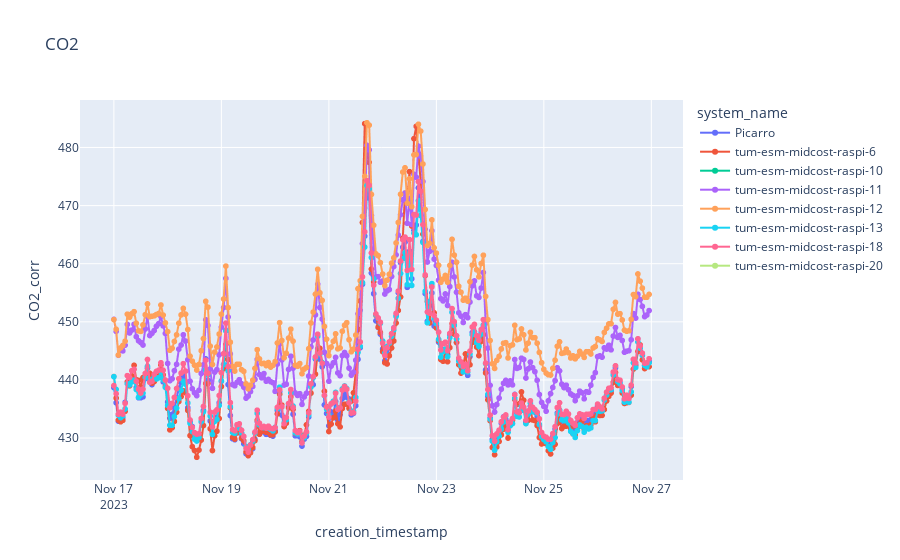
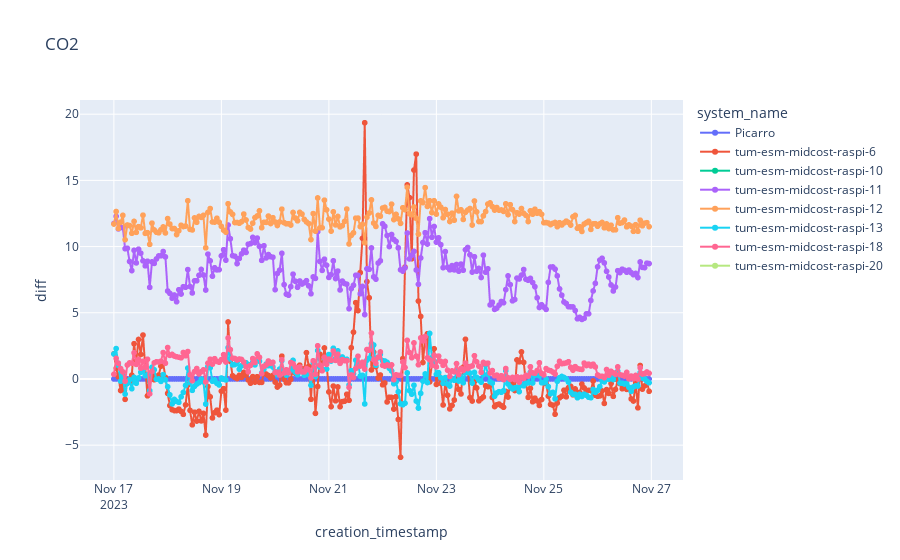

The notebook cell saved with these charts, in order:
### Code cell
import plotly.express as px

fig = px.line(df_cal_corr_agg, x="creation_timestamp", y=f"CO2_corr", markers=True, title = "CO2", color="system_name")
fig.show()

fig = px.line(df_cal_corr_agg, x="creation_timestamp", y=f"diff", markers=True, title = "CO2", color="system_name")
fig.show()

### Figure 1 — Plotly figure (JSON) as saved in the notebook; plotly's stock layout.template omitted (floating-point values rounded to 4 significant figures; data arrays with more than 128 entries replaced by an {"elided": "..."} marker saying what was removed)
{"data": [{"hovertemplate": "system_name=Picarro<br>creation_timestamp=%{x}<br>CO2_corr=%{y}<extra></extra>", "legendgroup": "Picarro", "line": {"color": "#636efa", "dash": "solid"}, "marker": {"symbol": "circle"}, "mode": "markers+lines", "name": "Picarro", "showlegend": true, "type": "scattergl", "x": {"elided": "240 str values"}, "xaxis": "x", "y": {"elided": "240 float values"}, "yaxis": "y"}, {"hovertemplate": "system_name=tum-esm-midcost-raspi-6<br>creation_timestamp=%{x}<br>CO2_corr=%{y}<extra></extra>", "legendgroup": "tum-esm-midcost-raspi-6", "line": {"color": "#EF553B", "dash": "solid"}, "marker": {"symbol": "circle"}, "mode": "markers+lines", "name": "tum-esm-midcost-raspi-6", "showlegend": true, "type": "scattergl", "x": {"elided": "240 str values"}, "xaxis": "x", "y": {"elided": "240 float values"}, "yaxis": "y"}, {"hovertemplate": "system_name=tum-esm-midcost-raspi-10<br>creation_timestamp=%{x}<br>CO2_corr=%{y}<extra></extra>", "legendgroup": "tum-esm-midcost-raspi-10", "line": {"color": "#00cc96", "dash": "solid"}, "marker": {"symbol": "circle"}, "mode": "markers+lines", "name": "tum-esm-midcost-raspi-10", "showlegend": true, "type": "scattergl", "x": {"elided": "240 str values"}, "xaxis": "x", "y": {"elided": "240 null values"}, "yaxis": "y"}, {"hovertemplate": "system_name=tum-esm-midcost-raspi-11<br>creation_timestamp=%{x}<br>CO2_corr=%{y}<extra></extra>", "legendgroup": "tum-esm-midcost-raspi-11", "line": {"color": "#ab63fa", "dash": "solid"}, "marker": {"symbol": "circle"}, "mode": "markers+lines", "name": "tum-esm-midcost-raspi-11", "showlegend": true, "type": "scattergl", "x": {"elided": "240 str values"}, "xaxis": "x", "y": {"elided": "240 float values"}, "yaxis": "y"}, {"hovertemplate": "system_name=tum-esm-midcost-raspi-12<br>creation_timestamp=%{x}<br>CO2_corr=%{y}<extra></extra>", "legendgroup": "tum-esm-midcost-raspi-12", "line": {"color": "#FFA15A", "dash": "solid"}, "marker": {"symbol": "circle"}, "mode": "markers+lines", "name": "tum-esm-midcost-raspi-12", "showlegend": true, "type": "scattergl", "x": {"elided": "240 str values"}, "xaxis": "x", "y": {"elided": "240 float values"}, "yaxis": "y"}, {"hovertemplate": "system_name=tum-esm-midcost-raspi-13<br>creation_timestamp=%{x}<br>CO2_corr=%{y}<extra></extra>", "legendgroup": "tum-esm-midcost-raspi-13", "line": {"color": "#19d3f3", "dash": "solid"}, "marker": {"symbol": "circle"}, "mode": "markers+lines", "name": "tum-esm-midcost-raspi-13", "showlegend": true, "type": "scattergl", "x": {"elided": "240 str values"}, "xaxis": "x", "y": {"elided": "240 float values"}, "yaxis": "y"}, {"hovertemplate": "system_name=tum-esm-midcost-raspi-18<br>creation_timestamp=%{x}<br>CO2_corr=%{y}<extra></extra>", "legendgroup": "tum-esm-midcost-raspi-18", "line": {"color": "#FF6692", "dash": "solid"}, "marker": {"symbol": "circle"}, "mode": "markers+lines", "name": "tum-esm-midcost-raspi-18", "showlegend": true, "type": "scattergl", "x": {"elided": "240 str values"}, "xaxis": "x", "y": {"elided": "240 float values"}, "yaxis": "y"}, {"hovertemplate": "system_name=tum-esm-midcost-raspi-20<br>creation_timestamp=%{x}<br>CO2_corr=%{y}<extra></extra>", "legendgroup": "tum-esm-midcost-raspi-20", "line": {"color": "#B6E880", "dash": "solid"}, "marker": {"symbol": "circle"}, "mode": "markers+lines", "name": "tum-esm-midcost-raspi-20", "showlegend": true, "type": "scattergl", "x": {"elided": "240 str values"}, "xaxis": "x", "y": {"elided": "240 null values"}, "yaxis": "y"}], "layout": {"legend": {"title": {"text": "system_name"}, "tracegroupgap": 0}, "title": {"text": "CO2"}, "xaxis": {"anchor": "y", "domain": [0, 1], "title": {"text": "creation_timestamp"}}, "yaxis": {"anchor": "x", "domain": [0, 1], "title": {"text": "CO2_corr"}}}}

### Figure 2 — Plotly figure (JSON) as saved in the notebook; plotly's stock layout.template omitted (floating-point values rounded to 4 significant figures; data arrays with more than 128 entries replaced by an {"elided": "..."} marker saying what was removed)
{"data": [{"hovertemplate": "system_name=Picarro<br>creation_timestamp=%{x}<br>diff=%{y}<extra></extra>", "legendgroup": "Picarro", "line": {"color": "#636efa", "dash": "solid"}, "marker": {"symbol": "circle"}, "mode": "markers+lines", "name": "Picarro", "showlegend": true, "type": "scattergl", "x": {"elided": "240 str values"}, "xaxis": "x", "y": {"elided": "240 int values"}, "yaxis": "y"}, {"hovertemplate": "system_name=tum-esm-midcost-raspi-6<br>creation_timestamp=%{x}<br>diff=%{y}<extra></extra>", "legendgroup": "tum-esm-midcost-raspi-6", "line": {"color": "#EF553B", "dash": "solid"}, "marker": {"symbol": "circle"}, "mode": "markers+lines", "name": "tum-esm-midcost-raspi-6", "showlegend": true, "type": "scattergl", "x": {"elided": "240 str values"}, "xaxis": "x", "y": {"elided": "240 float values"}, "yaxis": "y"}, {"hovertemplate": "system_name=tum-esm-midcost-raspi-10<br>creation_timestamp=%{x}<br>diff=%{y}<extra></extra>", "legendgroup": "tum-esm-midcost-raspi-10", "line": {"color": "#00cc96", "dash": "solid"}, "marker": {"symbol": "circle"}, "mode": "markers+lines", "name": "tum-esm-midcost-raspi-10", "showlegend": true, "type": "scattergl", "x": {"elided": "240 str values"}, "xaxis": "x", "y": {"elided": "240 null values"}, "yaxis": "y"}, {"hovertemplate": "system_name=tum-esm-midcost-raspi-11<br>creation_timestamp=%{x}<br>diff=%{y}<extra></extra>", "legendgroup": "tum-esm-midcost-raspi-11", "line": {"color": "#ab63fa", "dash": "solid"}, "marker": {"symbol": "circle"}, "mode": "markers+lines", "name": "tum-esm-midcost-raspi-11", "showlegend": true, "type": "scattergl", "x": {"elided": "240 str values"}, "xaxis": "x", "y": {"elided": "240 float values"}, "yaxis": "y"}, {"hovertemplate": "system_name=tum-esm-midcost-raspi-12<br>creation_timestamp=%{x}<br>diff=%{y}<extra></extra>", "legendgroup": "tum-esm-midcost-raspi-12", "line": {"color": "#FFA15A", "dash": "solid"}, "marker": {"symbol": "circle"}, "mode": "markers+lines", "name": "tum-esm-midcost-raspi-12", "showlegend": true, "type": "scattergl", "x": {"elided": "240 str values"}, "xaxis": "x", "y": {"elided": "240 float values"}, "yaxis": "y"}, {"hovertemplate": "system_name=tum-esm-midcost-raspi-13<br>creation_timestamp=%{x}<br>diff=%{y}<extra></extra>", "legendgroup": "tum-esm-midcost-raspi-13", "line": {"color": "#19d3f3", "dash": "solid"}, "marker": {"symbol": "circle"}, "mode": "markers+lines", "name": "tum-esm-midcost-raspi-13", "showlegend": true, "type": "scattergl", "x": {"elided": "240 str values"}, "xaxis": "x", "y": {"elided": "240 float values"}, "yaxis": "y"}, {"hovertemplate": "system_name=tum-esm-midcost-raspi-18<br>creation_timestamp=%{x}<br>diff=%{y}<extra></extra>", "legendgroup": "tum-esm-midcost-raspi-18", "line": {"color": "#FF6692", "dash": "solid"}, "marker": {"symbol": "circle"}, "mode": "markers+lines", "name": "tum-esm-midcost-raspi-18", "showlegend": true, "type": "scattergl", "x": {"elided": "240 str values"}, "xaxis": "x", "y": {"elided": "240 float values"}, "yaxis": "y"}, {"hovertemplate": "system_name=tum-esm-midcost-raspi-20<br>creation_timestamp=%{x}<br>diff=%{y}<extra></extra>", "legendgroup": "tum-esm-midcost-raspi-20", "line": {"color": "#B6E880", "dash": "solid"}, "marker": {"symbol": "circle"}, "mode": "markers+lines", "name": "tum-esm-midcost-raspi-20", "showlegend": true, "type": "scattergl", "x": {"elided": "240 str values"}, "xaxis": "x", "y": {"elided": "240 null values"}, "yaxis": "y"}], "layout": {"legend": {"title": {"text": "system_name"}, "tracegroupgap": 0}, "title": {"text": "CO2"}, "xaxis": {"anchor": "y", "domain": [0, 1], "title": {"text": "creation_timestamp"}}, "yaxis": {"anchor": "x", "domain": [0, 1], "title": {"text": "diff"}}}}
